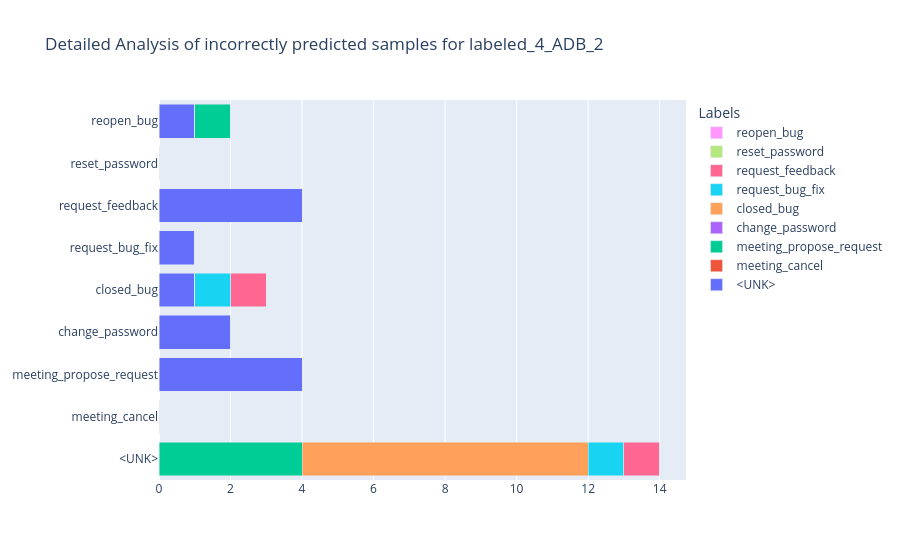

The notebook cell saved with this chart:
### Code cell
visualize.detailed_error_analysis(filename)

### Figure 1 — Plotly figure (JSON) as saved in the notebook; plotly's stock layout.template omitted (floating-point values rounded to 4 significant figures)
{"data": [{"customdata": ["<UNK>", "<UNK>", "<UNK>", "<UNK>", "<UNK>", "<UNK>", "<UNK>", "<UNK>", "<UNK>"], "hovertemplate": "<b>Intent: %{y}</b><br>Predicted Label: %{customdata}<br>Count: %{x}<br><extra></extra>", "name": "<UNK>", "orientation": "h", "type": "bar", "x": [0, 0, 4, 2, 1, 1, 4, 0, 1], "y": ["<UNK>", "meeting_cancel", "meeting_propose_request", "change_password", "closed_bug", "request_bug_fix", "request_feedback", "reset_password", "reopen_bug"]}, {"customdata": ["meeting_cancel", "meeting_cancel", "meeting_cancel", "meeting_cancel", "meeting_cancel", "meeting_cancel", "meeting_cancel", "meeting_cancel", "meeting_cancel"], "hovertemplate": "<b>Intent: %{y}</b><br>Predicted Label: %{customdata}<br>Count: %{x}<br><extra></extra>", "name": "meeting_cancel", "orientation": "h", "type": "bar", "x": [0, 0, 0, 0, 0, 0, 0, 0, 0], "y": ["<UNK>", "meeting_cancel", "meeting_propose_request", "change_password", "closed_bug", "request_bug_fix", "request_feedback", "reset_password", "reopen_bug"]}, {"customdata": ["meeting_propose_request", "meeting_propose_request", "meeting_propose_request", "meeting_propose_request", "meeting_propose_request", "meeting_propose_request", "meeting_propose_request", "meeting_propose_request", "meeting_propose_request"], "hovertemplate": "<b>Intent: %{y}</b><br>Predicted Label: %{customdata}<br>Count: %{x}<br><extra></extra>", "name": "meeting_propose_request", "orientation": "h", "type": "bar", "x": [4, 0, 0, 0, 0, 0, 0, 0, 1], "y": ["<UNK>", "meeting_cancel", "meeting_propose_request", "change_password", "closed_bug", "request_bug_fix", "request_feedback", "reset_password", "reopen_bug"]}, {"customdata": ["change_password", "change_password", "change_password", "change_password", "change_password", "change_password", "change_password", "change_password", "change_password"], "hovertemplate": "<b>Intent: %{y}</b><br>Predicted Label: %{customdata}<br>Count: %{x}<br><extra></extra>", "name": "change_password", "orientation": "h", "type": "bar", "x": [0, 0, 0, 0, 0, 0, 0, 0, 0], "y": ["<UNK>", "meeting_cancel", "meeting_propose_request", "change_password", "closed_bug", "request_bug_fix", "request_feedback", "reset_password", "reopen_bug"]}, {"customdata": ["closed_bug", "closed_bug", "closed_bug", "closed_bug", "closed_bug", "closed_bug", "closed_bug", "closed_bug", "closed_bug"], "hovertemplate": "<b>Intent: %{y}</b><br>Predicted Label: %{customdata}<br>Count: %{x}<br><extra></extra>", "name": "closed_bug", "orientation": "h", "type": "bar", "x": [8, 0, 0, 0, 0, 0, 0, 0, 0], "y": ["<UNK>", "meeting_cancel", "meeting_propose_request", "change_password", "closed_bug", "request_bug_fix", "request_feedback", "reset_password", "reopen_bug"]}, {"customdata": ["request_bug_fix", "request_bug_fix", "request_bug_fix", "request_bug_fix", "request_bug_fix", "request_bug_fix", "request_bug_fix", "request_bug_fix", "request_bug_fix"], "hovertemplate": "<b>Intent: %{y}</b><br>Predicted Label: %{customdata}<br>Count: %{x}<br><extra></extra>", "name": "request_bug_fix", "orientation": "h", "type": "bar", "x": [1, 0, 0, 0, 1, 0, 0, 0, 0], "y": ["<UNK>", "meeting_cancel", "meeting_propose_request", "change_password", "closed_bug", "request_bug_fix", "request_feedback", "reset_password", "reopen_bug"]}, {"customdata": ["request_feedback", "request_feedback", "request_feedback", "request_feedback", "request_feedback", "request_feedback", "request_feedback", "request_feedback", "request_feedback"], "hovertemplate": "<b>Intent: %{y}</b><br>Predicted Label: %{customdata}<br>Count: %{x}<br><extra></extra>", "name": "request_feedback", "orientation": "h", "type": "bar", "x": [1, 0, 0, 0, 1, 0, 0, 0, 0], "y": ["<UNK>", "meeting_cancel", "meeting_propose_request", "change_password", "closed_bug", "request_bug_fix", "request_feedback", "reset_password", "reopen_bug"]}, {"customdata": ["reset_password", "reset_password", "reset_password", "reset_password", "reset_password", "reset_password", "reset_password", "reset_password", "reset_password"], "hovertemplate": "<b>Intent: %{y}</b><br>Predicted Label: %{customdata}<br>Count: %{x}<br><extra></extra>", "name": "reset_password", "orientation": "h", "type": "bar", "x": [0, 0, 0, 0, 0, 0, 0, 0, 0], "y": ["<UNK>", "meeting_cancel", "meeting_propose_request", "change_password", "closed_bug", "request_bug_fix", "request_feedback", "reset_password", "reopen_bug"]}, {"customdata": ["reopen_bug", "reopen_bug", "reopen_bug", "reopen_bug", "reopen_bug", "reopen_bug", "reopen_bug", "reopen_bug", "reopen_bug"], "hovertemplate": "<b>Intent: %{y}</b><br>Predicted Label: %{customdata}<br>Count: %{x}<br><extra></extra>", "name": "reopen_bug", "orientation": "h", "type": "bar", "x": [0, 0, 0, 0, 0, 0, 0, 0, 0], "y": ["<UNK>", "meeting_cancel", "meeting_propose_request", "change_password", "closed_bug", "request_bug_fix", "request_feedback", "reset_password", "reopen_bug"]}], "layout": {"barmode": "stack", "legend": {"title": {"text": "Labels"}}, "title": {"text": "Detailed Analysis of incorrectly predicted samples for labeled_4_ADB_2"}}}
